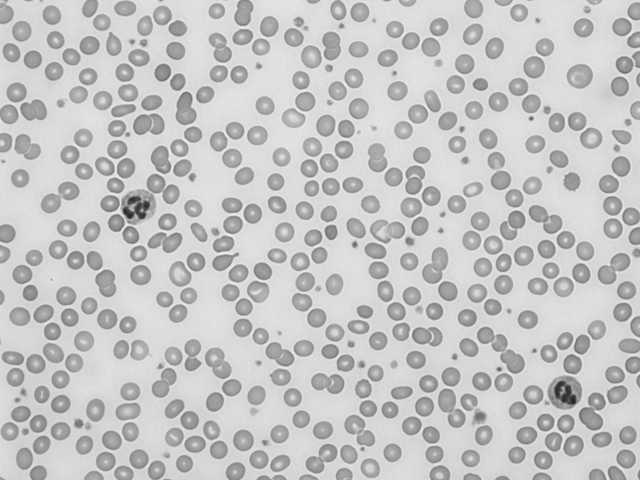
#> input picture img/cells.png, 640 x 480 px, found by its file name
$ python excercise_1_task_3.py
#> lines starting #> are read from the running program, lines starting #| are printed output that depends on the picture; after the words box and inside, x2 and y2 are one past the last pixel; in counts of white or black regions, pixels touching at a corner belong together
import os
import numpy as np
import matplotlib.pyplot as plt
from skimage import io
from skimage.filters import threshold_otsu, threshold_yen, threshold_li, threshold_mean, threshold_isodata, \
    threshold_triangle

BASE_DIRECTORY = '/Users/laurinerichlitzki/laurinesrepository/semester6/img'

image = io.imread(os.path.join(BASE_DIRECTORY, 'cells.png'))
#> image is the input picture: shape (480, 640); min 38, max 240, mean 196.7


#  thresholding mit vorgegebenen schwellwert T
def basic_thresholding(image, threshold):
    result = np.where(image >= threshold, 0, 255).astype(np.uint8)
    return result


# berechnung des schwellwertes mittels optimalen thresholding aus vl
def compute_threshold(image):
    T = np.mean(image)
#> T = 196.7
    T_old = float('inf')

    while T_old != T:
        values1 = image[image >= T]
        values2 = image[image < T]


        mü1 = np.mean(values1)
        mü2 = np.mean(values2)
        T_old = T

        T = (mü1 + mü2) / 2

        return int(T)
#> this loop made 1 pass
#> (mü1, mü2, T_old, T) on pass 1: (217.2, 159.3, 196.7, 188.2)


# hilfsfunktion trheshold anwenden, zellen weiß
def aplly_thresholding(image, threshold):
    binary = np.where(image >= threshold, 0, 255).astype(np.uint8)
    return binary

if __name__ == '__main__':
# schwellwerte berechnen
    T_optimal = compute_threshold(image)
#> T_optimal = 188
    print(f"interativer schwellwert {T_optimal}")
#| interativer schwellwert 188
# interativer schwellwert 186
    T_otsu = threshold_otsu(image)
#> T_otsu = 186
    print(f"otsu schwellwert {T_otsu}")
#| otsu schwellwert 186
# otsu schwellwert 186
    T_yen = threshold_yen(image)
#> T_yen = 118
    print(f"yen schwellwert {T_yen}")
#| yen schwellwert 118
# yen schwellwert 118

    T_li = threshold_li(image)
#> T_li = 184.4
    print(f"li-schwellwert {T_li:.4f}")
#| li-schwellwert 184.4199
# li-schwellwert 184.4199
    T_mean = threshold_mean(image)
#> T_mean = 196.7
    print(f"mean-schwellwert {T_mean:.4f}")
#| mean-schwellwert 196.6983
# mean-schwellwert 196.6983
    T_triangle = threshold_triangle(image)
#> T_triangle = 205
    print(f"triangle-schwellwert {T_triangle:.4f}")
#| triangle-schwellwert 205.0000
# triangle-schwellwert 205.0000
    T_isodata = threshold_isodata(image)
#> T_isodata = 186
    print(f"isodata-schwellwert {T_isodata:.4f}")
#| isodata-schwellwert 186.0000
# isodata-schwellwert 186.0000

    binary_iterative = aplly_thresholding(image, T_optimal)
#> in aplly_thresholding, `binary = np.where(image >= threshold, 0, 255).astype(np.uint8)`:
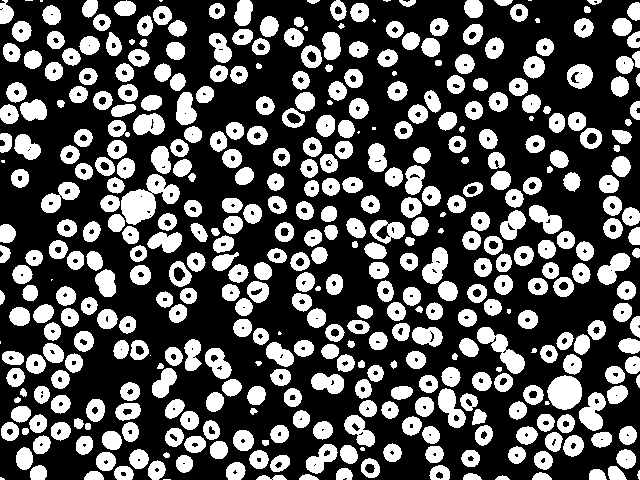
#> binary: shape (480, 640); 33.4% white; 434 white regions (19 under 20 px), largest, box (x1, y1, x2, y2) and area: (121, 174, 180, 225) 1484, (547, 375, 582, 410) 933, (477, 327, 525, 374) 869
    binary_otsu = aplly_thresholding(image, T_otsu)
#> call 2 of aplly_thresholding, with threshold = 186
#> in aplly_thresholding (call 2), `binary = np.where(image >= threshold, 0, 255).astype(np.uint8)`:
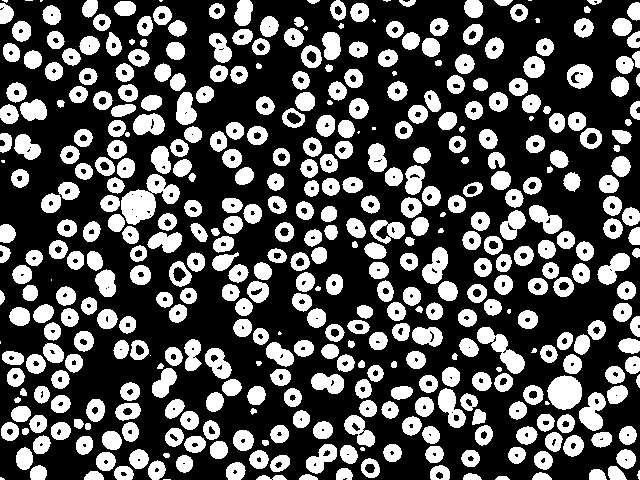
#> binary: shape (480, 640); 32.9% white; 436 white regions (22 under 20 px), largest, box (x1, y1, x2, y2) and area: (121, 174, 180, 225) 1462, (547, 375, 582, 410) 927, (477, 327, 525, 374) 864
    binary_yen = aplly_thresholding(image, T_yen)
#> call 3 of aplly_thresholding, with threshold = 118
#> in aplly_thresholding (call 3), `binary = np.where(image >= threshold, 0, 255).astype(np.uint8)`:
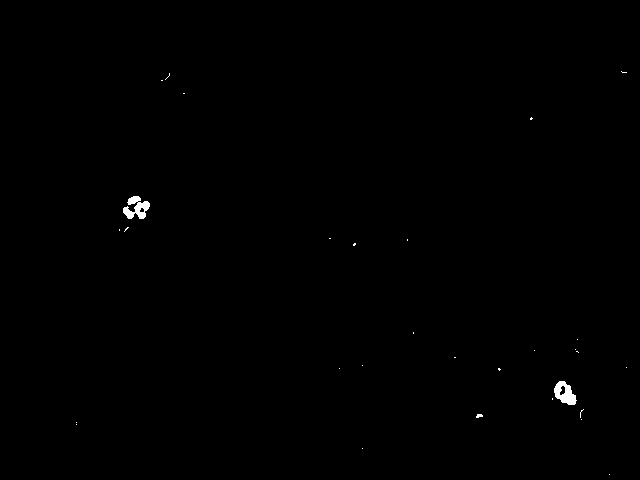
#> binary: shape (480, 640); 0.25% white; 30 white regions (27 under 20 px), largest, box (x1, y1, x2, y2) and area: (123, 196, 150, 219) 348, (554, 381, 577, 405) 331, (476, 414, 483, 418) 21

    binary_li = aplly_thresholding(image, T_li)
#> call 4 of aplly_thresholding, with threshold = 184.4
#> in aplly_thresholding (call 4), `binary = np.where(image >= threshold, 0, 255).astype(np.uint8)`:
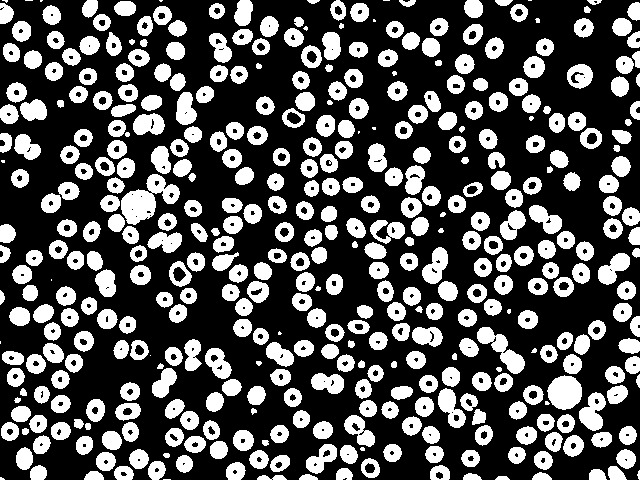
#> binary: shape (480, 640); 32.7% white; 436 white regions (22 under 20 px), largest, box (x1, y1, x2, y2) and area: (121, 174, 180, 225) 1451, (547, 375, 582, 410) 923, (477, 327, 525, 374) 861
    binary_mean = aplly_thresholding(image, T_mean)
#> in aplly_thresholding (call 5), `binary = np.where(image >= threshold, 0, 255).astype(np.uint8)`:
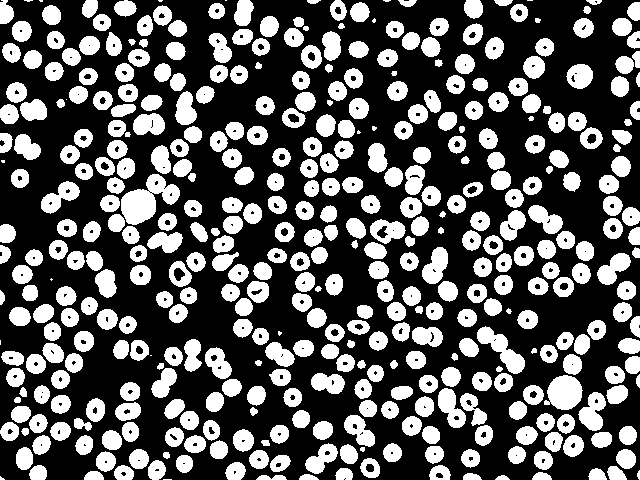
#> binary: shape (480, 640); 35.4% white; 433 white regions (17 under 20 px), largest, box (x1, y1, x2, y2) and area: (121, 174, 180, 225) 1553, (544, 375, 583, 410) 981, (477, 326, 525, 374) 902
    binary_triangle = aplly_thresholding(image, T_triangle)
#> in aplly_thresholding (call 6), `binary = np.where(image >= threshold, 0, 255).astype(np.uint8)`:
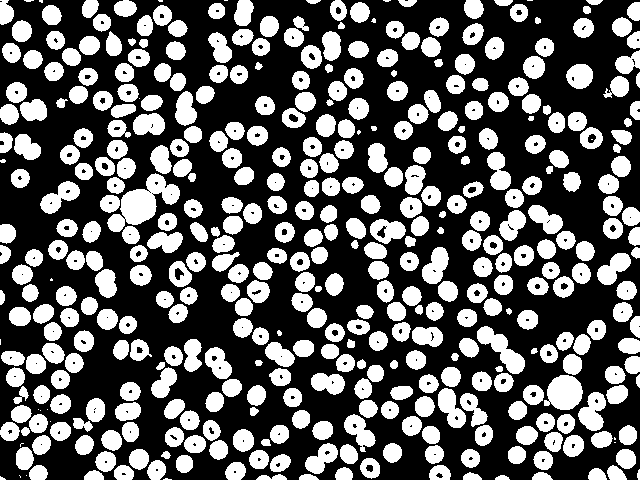
#> binary: shape (480, 640); 37.2% white; 435 white regions (24 under 20 px), largest, box (x1, y1, x2, y2) and area: (107, 173, 180, 232) 1853, (544, 375, 583, 410) 1014, (477, 326, 525, 374) 929
    binary_isodata = aplly_thresholding(image, T_isodata)

    titles = ['Original', f'Optimsl (T={T_optimal})', f'Otsu (T={T_otsu})', f'Yen (T={T_yen})', f'Li (T={T_li})', f'Mean (T={T_mean})', f'Triangle (T={T_triangle})',f'Isodata (T={T_isodata})',]
#> titles = ['Original', 'Optimsl (T=188)', 'Otsu (T=186)', 'Yen (T=118)', 'Li (T=184.41986677868613)', 'Mean (T=196.698349609375)', 'Triangle (T=205)', 'Isodata (T=186)']
    images = [image, binary_iterative, binary_otsu, binary_yen, binary_li, binary_mean,binary_triangle, binary_isodata]

    plt.figure(figsize=(16, 6))
    for i in range(8):
        plt.subplot(2, 4, i + 1)
        plt.imshow(images[i], cmap='gray')
        plt.title(titles[i])
        plt.axis('off')

    plt.tight_layout()
    plt.show()
